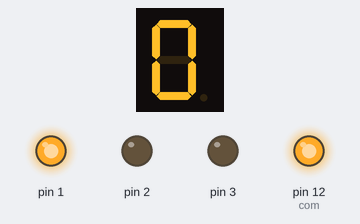
Recording of a sketch running on a simulated Arduino Uno, built with avr-gcc and run on an emulated ATmega328P. Parts: 1-digit seven-segment display, output pins drawn as LEDs (lit = HIGH). Wiring (inferred from the names in the program): 1-digit 7-segment display, segments lit when LOW: segments pin 11, pin 10, pin 9, pin 8, pin 7, pin 6, pin 5, pin 4. The segment pins are drawn as the display they are named for; pins used as bus, display or sensor lines are not drawn.

Above: at 0.1 s.
At 1.1 s:
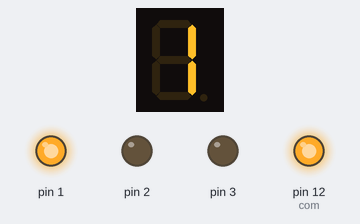
At 2.1 s:
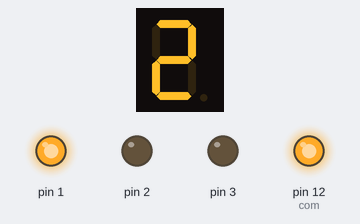
At 4.1 s:
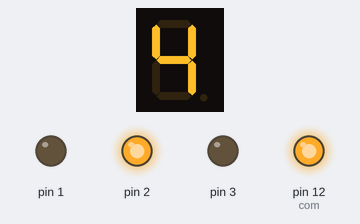
At 6.1 s:
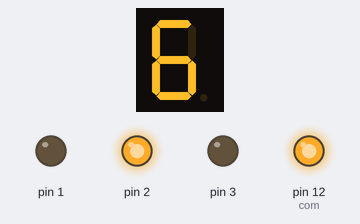
At 9.1 s:
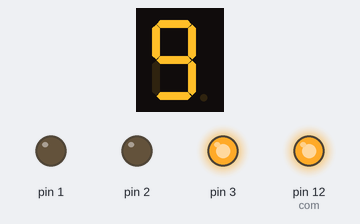
Timing chart, 0 to 38.5 s (numbered marks = the images above):
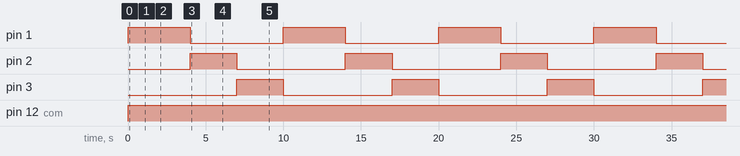

Measured:
- by itself, pin 1: alternates HIGH for 4.0 s and LOW for 6.0 s
- by itself, pin 2, pin 3: alternates HIGH for 3.0 s and LOW for 7.0 s
- by itself, pin 12 (com): LOW → HIGH at 0.00 s
- what the display in image 1 shows lasts 1.0 s, from 1.0 s to 2.0 s

The sketch:

7_SEGMENT_WITH_LED_TRAFFIC_LIGHET_PROJECT_.ino
```cpp
int seg_a = 11; // declare the variables
int seg_b = 10;
int seg_c = 9;
int seg_d = 8;
int seg_e = 7;
int seg_f = 6;
int seg_g = 5;
int seg_dp = 4;
int com = 12;

void setup() {
  pinMode(seg_a,OUTPUT); // configure all pins used to outputs
  pinMode(seg_b,OUTPUT);
  pinMode(seg_c,OUTPUT);
  pinMode(seg_d,OUTPUT);
  pinMode(seg_e,OUTPUT);
  pinMode(seg_f,OUTPUT);
  pinMode(seg_g,OUTPUT);
  pinMode(seg_dp,OUTPUT);
  pinMode(com,OUTPUT);
  pinMode(1,OUTPUT);
   pinMode(2,OUTPUT);
    pinMode(3,OUTPUT);
}

void loop() {
digitalWrite(com,HIGH); // set common anode HIGH (5V)
for (int i = 0; i <= 9; i++) { // count 0 - 9
 switch(i){ // switch statemet to select the number

  case 0: // set relevent segments HIGH and others LOW
  digitalWrite(seg_a,LOW);
  digitalWrite(seg_b,LOW);
  digitalWrite(seg_c,LOW);
  digitalWrite(seg_d,LOW);
  digitalWrite(seg_e,LOW);
  digitalWrite(seg_f,LOW);
  digitalWrite(seg_g,HIGH);
  digitalWrite(seg_dp,HIGH);
   digitalWrite(1,HIGH);
  digitalWrite(2,LOW);
  digitalWrite(3,LOW);
  break;

  case 1:
  digitalWrite(seg_a,HIGH);
  digitalWrite(seg_b,LOW);
  digitalWrite(seg_c,LOW);
  digitalWrite(seg_d,HIGH);
  digitalWrite(seg_e,HIGH);
  digitalWrite(seg_f,HIGH);
  digitalWrite(seg_g,HIGH);
  digitalWrite(seg_dp,HIGH);
  digitalWrite(1,HIGH);
  digitalWrite(2,LOW);
  digitalWrite(3,LOW);
  break;

  case 2:
  digitalWrite(seg_a,LOW);
  digitalWrite(seg_b,LOW);
  digitalWrite(seg_c,HIGH);
  digitalWrite(seg_d,LOW);
  digitalWrite(seg_e,LOW);
  digitalWrite(seg_f,HIGH);
  digitalWrite(seg_g,LOW);
  digitalWrite(seg_dp,HIGH);
    digitalWrite(1,HIGH);
  digitalWrite(2,LOW);
  digitalWrite(3,LOW);

  break;

  case 3:
  digitalWrite(seg_a,LOW);
  digitalWrite(seg_b,LOW);
  digitalWrite(seg_c,LOW);
  digitalWrite(seg_d,LOW);
  digitalWrite(seg_e,HIGH);
  digitalWrite(seg_f,HIGH);
  digitalWrite(seg_g,LOW);
  digitalWrite(seg_dp,HIGH);
    digitalWrite(1,HIGH);
  digitalWrite(2,LOW);
  digitalWrite(3,LOW);

  break;

  case 4:
  digitalWrite(seg_a,HIGH);
  digitalWrite(seg_b,LOW);
  digitalWrite(seg_c,LOW);
  digitalWrite(seg_d,HIGH);
  digitalWrite(seg_e,HIGH);
  digitalWrite(seg_f,LOW);
  digitalWrite(seg_g,LOW);
  digitalWrite(seg_dp,HIGH);
    digitalWrite(1,LOW);
  digitalWrite(2,HIGH);
  digitalWrite(3,LOW);
  break;

  case 5:
  digitalWrite(seg_a,LOW);
  digitalWrite(seg_b,HIGH);
  digitalWrite(seg_c,LOW);
  digitalWrite(seg_d,LOW);
  digitalWrite(seg_e,HIGH);
  digitalWrite(seg_f,LOW);
  digitalWrite(seg_g,LOW);
  digitalWrite(seg_dp,HIGH);
    digitalWrite(1,LOW);
  digitalWrite(2,HIGH);
  digitalWrite(3,LOW);
  break;

  case 6:
  digitalWrite(seg_a,LOW);
  digitalWrite(seg_b,HIGH);
  digitalWrite(seg_c,LOW);
  digitalWrite(seg_d,LOW);
  digitalWrite(seg_e,LOW);
  digitalWrite(seg_f,LOW);
  digitalWrite(seg_g,LOW);
  digitalWrite(seg_dp,HIGH);
   digitalWrite(1,LOW);
  digitalWrite(2,HIGH);
  digitalWrite(3,LOW);
  break;

  case 7:
  digitalWrite(seg_a,LOW);
  digitalWrite(seg_b,LOW);
  digitalWrite(seg_c,LOW);
  digitalWrite(seg_d,HIGH);
  digitalWrite(seg_e,HIGH);
  digitalWrite(seg_f,HIGH);
  digitalWrite(seg_g,HIGH);
  digitalWrite(seg_dp,HIGH);
    digitalWrite(1,LOW);
  digitalWrite(2,LOW);
  digitalWrite(3,HIGH);
  break;

  case 8:
  digitalWrite(seg_a,LOW);
  digitalWrite(seg_b,LOW);
  digitalWrite(seg_c,LOW);
  digitalWrite(seg_d,LOW);
  digitalWrite(seg_e,LOW);
  digitalWrite(seg_f,LOW);
  digitalWrite(seg_g,LOW);
  digitalWrite(seg_dp,HIGH);
   digitalWrite(1,LOW);
  digitalWrite(2,LOW);
  digitalWrite(3,HIGH);
  break;

  case 9:
  digitalWrite(seg_a,LOW);
  digitalWrite(seg_b,LOW);
  digitalWrite(seg_c,LOW);
  digitalWrite(seg_d,LOW);
  digitalWrite(seg_e,HIGH);
  digitalWrite(seg_f,LOW);
  digitalWrite(seg_g,LOW);
  digitalWrite(seg_dp,HIGH);
  digitalWrite(1,LOW);
  digitalWrite(2,LOW);
  digitalWrite(3,HIGH);
  break;

 }
  delay(1000); // Show each number for 1 second
  }

}
```
